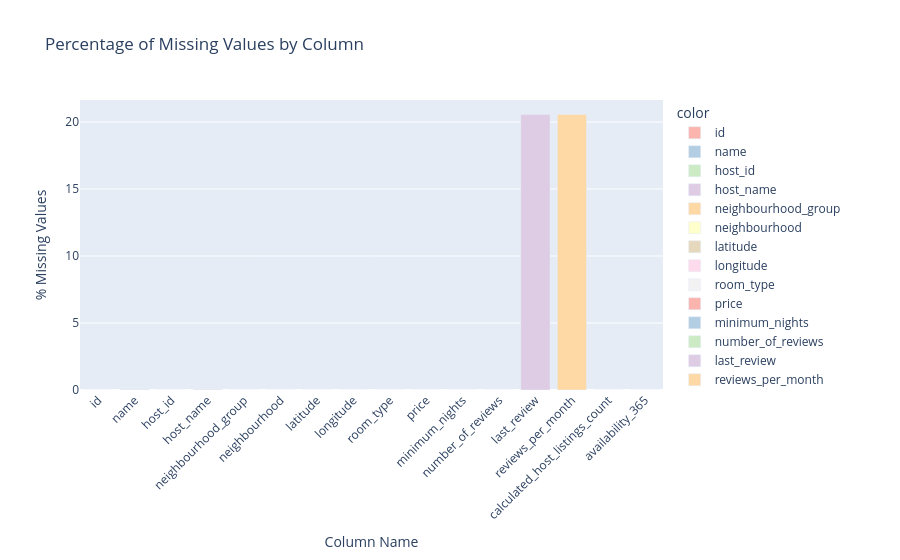

Source (notebook cell):
### Code cell
#Plotting Missing values using Plotly
#Calculating the percentage of missing values in each column
missing_vals = df.isnull().mean() * 100
#Creating a bar plot of missing values
fig = px.bar(
x=missing_vals.index,
y=missing_vals.values,
color=missing_vals.index,
color_discrete_sequence=px.colors.qualitative.Pastel1,
labels={'x':'Column Name', 'y':'% Missing Values'},
title='Percentage of Missing Values by Column'
)
#Setting x-axis labels to be angled for better readability
fig.update_xaxes(tickangle = -45)
#Showing the plot
fig.show();

### Figure 1 — Plotly figure (JSON) as saved in the notebook; plotly's stock layout.template omitted (floating-point values rounded to 4 significant figures)
{"data": [{"hovertemplate": "color=id<br>Column Name=%{x}<br>% Missing Values=%{y}<extra></extra>", "legendgroup": "id", "marker": {"color": "rgb(251,180,174)", "pattern": {"shape": ""}}, "name": "id", "orientation": "v", "showlegend": true, "textposition": "auto", "type": "bar", "x": ["id"], "xaxis": "x", "y": [0.0], "yaxis": "y"}, {"hovertemplate": "color=name<br>Column Name=%{x}<br>% Missing Values=%{y}<extra></extra>", "legendgroup": "name", "marker": {"color": "rgb(179,205,227)", "pattern": {"shape": ""}}, "name": "name", "orientation": "v", "showlegend": true, "textposition": "auto", "type": "bar", "x": ["name"], "xaxis": "x", "y": [0.03272], "yaxis": "y"}, {"hovertemplate": "color=host_id<br>Column Name=%{x}<br>% Missing Values=%{y}<extra></extra>", "legendgroup": "host_id", "marker": {"color": "rgb(204,235,197)", "pattern": {"shape": ""}}, "name": "host_id", "orientation": "v", "showlegend": true, "textposition": "auto", "type": "bar", "x": ["host_id"], "xaxis": "x", "y": [0.0], "yaxis": "y"}, {"hovertemplate": "color=host_name<br>Column Name=%{x}<br>% Missing Values=%{y}<extra></extra>", "legendgroup": "host_name", "marker": {"color": "rgb(222,203,228)", "pattern": {"shape": ""}}, "name": "host_name", "orientation": "v", "showlegend": true, "textposition": "auto", "type": "bar", "x": ["host_name"], "xaxis": "x", "y": [0.04295], "yaxis": "y"}, {"hovertemplate": "color=neighbourhood_group<br>Column Name=%{x}<br>% Missing Values=%{y}<extra></extra>", "legendgroup": "neighbourhood_group", "marker": {"color": "rgb(254,217,166)", "pattern": {"shape": ""}}, "name": "neighbourhood_group", "orientation": "v", "showlegend": true, "textposition": "auto", "type": "bar", "x": ["neighbourhood_group"], "xaxis": "x", "y": [0.0], "yaxis": "y"}, {"hovertemplate": "color=neighbourhood<br>Column Name=%{x}<br>% Missing Values=%{y}<extra></extra>", "legendgroup": "neighbourhood", "marker": {"color": "rgb(255,255,204)", "pattern": {"shape": ""}}, "name": "neighbourhood", "orientation": "v", "showlegend": true, "textposition": "auto", "type": "bar", "x": ["neighbourhood"], "xaxis": "x", "y": [0.0], "yaxis": "y"}, {"hovertemplate": "color=latitude<br>Column Name=%{x}<br>% Missing Values=%{y}<extra></extra>", "legendgroup": "latitude", "marker": {"color": "rgb(229,216,189)", "pattern": {"shape": ""}}, "name": "latitude", "orientation": "v", "showlegend": true, "textposition": "auto", "type": "bar", "x": ["latitude"], "xaxis": "x", "y": [0.0], "yaxis": "y"}, {"hovertemplate": "color=longitude<br>Column Name=%{x}<br>% Missing Values=%{y}<extra></extra>", "legendgroup": "longitude", "marker": {"color": "rgb(253,218,236)", "pattern": {"shape": ""}}, "name": "longitude", "orientation": "v", "showlegend": true, "textposition": "auto", "type": "bar", "x": ["longitude"], "xaxis": "x", "y": [0.0], "yaxis": "y"}, {"hovertemplate": "color=room_type<br>Column Name=%{x}<br>% Missing Values=%{y}<extra></extra>", "legendgroup": "room_type", "marker": {"color": "rgb(242,242,242)", "pattern": {"shape": ""}}, "name": "room_type", "orientation": "v", "showlegend": true, "textposition": "auto", "type": "bar", "x": ["room_type"], "xaxis": "x", "y": [0.0], "yaxis": "y"}, {"hovertemplate": "color=price<br>Column Name=%{x}<br>% Missing Values=%{y}<extra></extra>", "legendgroup": "price", "marker": {"color": "rgb(251,180,174)", "pattern": {"shape": ""}}, "name": "price", "orientation": "v", "showlegend": true, "textposition": "auto", "type": "bar", "x": ["price"], "xaxis": "x", "y": [0.0], "yaxis": "y"}, {"hovertemplate": "color=minimum_nights<br>Column Name=%{x}<br>% Missing Values=%{y}<extra></extra>", "legendgroup": "minimum_nights", "marker": {"color": "rgb(179,205,227)", "pattern": {"shape": ""}}, "name": "minimum_nights", "orientation": "v", "showlegend": true, "textposition": "auto", "type": "bar", "x": ["minimum_nights"], "xaxis": "x", "y": [0.0], "yaxis": "y"}, {"hovertemplate": "color=number_of_reviews<br>Column Name=%{x}<br>% Missing Values=%{y}<extra></extra>", "legendgroup": "number_of_reviews", "marker": {"color": "rgb(204,235,197)", "pattern": {"shape": ""}}, "name": "number_of_reviews", "orientation": "v", "showlegend": true, "textposition": "auto", "type": "bar", "x": ["number_of_reviews"], "xaxis": "x", "y": [0.0], "yaxis": "y"}, {"hovertemplate": "color=last_review<br>Column Name=%{x}<br>% Missing Values=%{y}<extra></extra>", "legendgroup": "last_review", "marker": {"color": "rgb(222,203,228)", "pattern": {"shape": ""}}, "name": "last_review", "orientation": "v", "showlegend": true, "textposition": "auto", "type": "bar", "x": ["last_review"], "xaxis": "x", "y": [20.56], "yaxis": "y"}, {"hovertemplate": "color=reviews_per_month<br>Column Name=%{x}<br>% Missing Values=%{y}<extra></extra>", "legendgroup": "reviews_per_month", "marker": {"color": "rgb(254,217,166)", "pattern": {"shape": ""}}, "name": "reviews_per_month", "orientation": "v", "showlegend": true, "textposition": "auto", "type": "bar", "x": ["reviews_per_month"], "xaxis": "x", "y": [20.56], "yaxis": "y"}, {"hovertemplate": "color=calculated_host_listings_count<br>Column Name=%{x}<br>% Missing Values=%{y}<extra></extra>", "legendgroup": "calculated_host_listings_count", "marker": {"color": "rgb(255,255,204)", "pattern": {"shape": ""}}, "name": "calculated_host_listings_count", "orientation": "v", "showlegend": true, "textposition": "auto", "type": "bar", "x": ["calculated_host_listings_count"], "xaxis": "x", "y": [0.0], "yaxis": "y"}, {"hovertemplate": "color=availability_365<br>Column Name=%{x}<br>% Missing Values=%{y}<extra></extra>", "legendgroup": "availability_365", "marker": {"color": "rgb(229,216,189)", "pattern": {"shape": ""}}, "name": "availability_365", "orientation": "v", "showlegend": true, "textposition": "auto", "type": "bar", "x": ["availability_365"], "xaxis": "x", "y": [0.0], "yaxis": "y"}], "layout": {"barmode": "relative", "legend": {"title": {"text": "color"}, "tracegroupgap": 0}, "title": {"text": "Percentage of Missing Values by Column"}, "xaxis": {"anchor": "y", "domain": [0, 1], "tickangle": -45, "title": {"text": "Column Name"}}, "yaxis": {"anchor": "x", "domain": [0, 1], "title": {"text": "% Missing Values"}}}}
